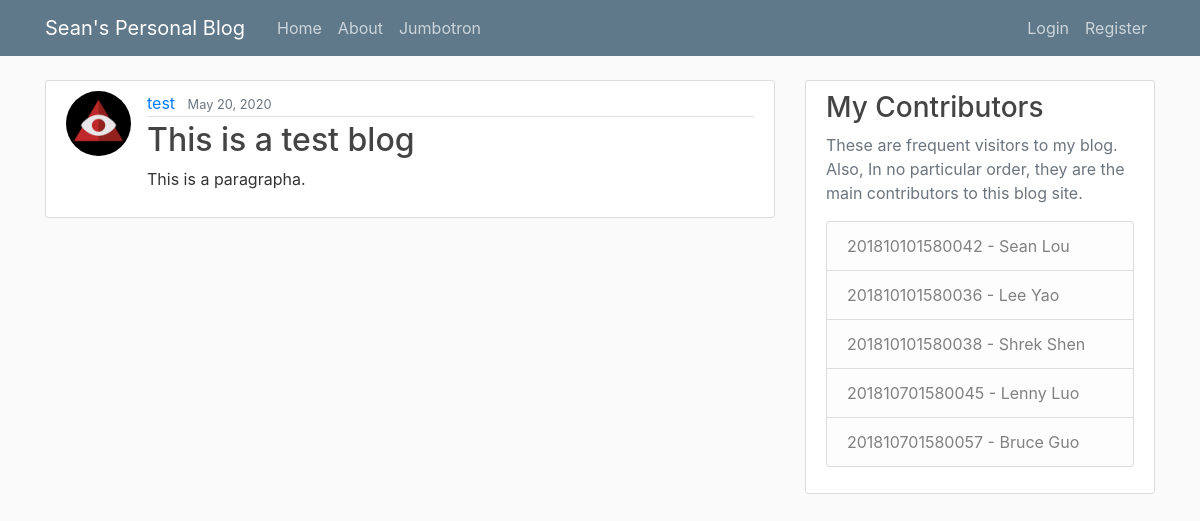
/post/16/, run on the app's committed database.
### blog/models.py (models this page shows, shortened)
class Post(models.Model):
    title = models.CharField(max_length=100)
    content = models.TextField()
    date_posted = models.DateTimeField(default=timezone.now)
    author = models.ForeignKey(User, on_delete=models.CASCADE)

### users/models.py (models this page shows, shortened)
class Profile(models.Model):
    user = models.OneToOneField(User, on_delete=models.CASCADE)
    image = models.ImageField(default='default.jpg', upload_to='profile_pics')

### blog/views.py (the view)
# urls.py: path('post/<int:pk>/', PostDetailView.as_view(), name='post-detail'),
class PostDetailView(DetailView):
    model = Post

### blog/templates/blog/post_detail.html (shortened to what this page needs)
{% extends "blog/base.html" %}
{% block content %}
    <article class="media content-section">
      <img class="rounded-circle article-img" src="{{ object.author.profile.image.url }}" alt="...">
      <div class="media-body">
        <div class="article-metadata">
          <a class="mr-2" href="{% url 'user-posts' object.author.username %}">{{ object.author }}</a>
          <small class="text-muted">{{ object.date_posted|date:"F d, Y" }}</small>
        </div>
        <h2 class="article-title">{{ object.title }}</h2>
        <p class="article-content">{{ object.content }}</p>
      </div>
    </article>
{% endblock content %}

### blog/static/blog/main.css (style rules this page uses)
body { background: #fafafa; color: #333333; margin-top: 5rem; }
h1, h2, h3, h4, h5, h6 { color: #444444; }
.content-section { background: #ffffff; padding: 10px 20px; border: 1px solid #dddddd; border-radius: 3px; margin-bottom: 20px; }
.article-title { color: #444444; }
.article-content { white-space: pre-line; }
.article-img { height: 65px; width: 65px; margin-right: 16px; }
.article-metadata { padding-bottom: 1px; margin-bottom: 4px; border-bottom: 1px solid #e3e3e3 }

### data on the page
Post: author.profile.image (picture), author "test", date_posted "May 20, 2020", title "This is a test blog", content "This is a paragrapha."
